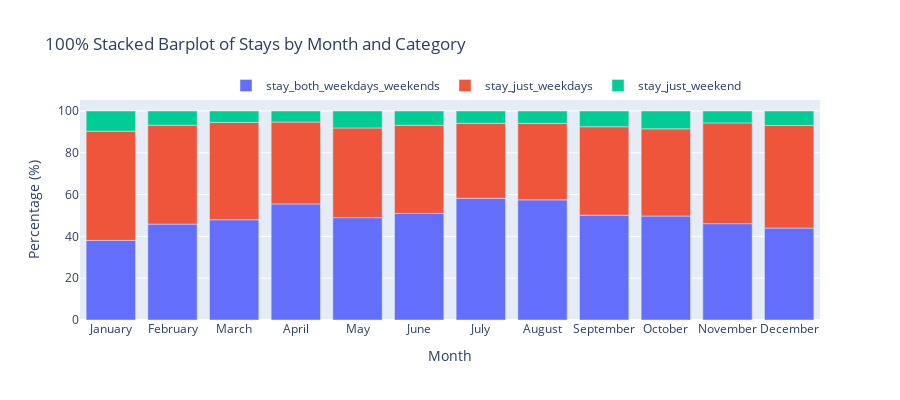

The notebook cell this image was saved under:
### Code cell
# Plot  a 100% stacked barplot
import plotly.graph_objects as go

# Calculate percentages for each category within each month
total_stays = sorted_data.sum(axis=1)
sorted_data_percent = sorted_data.divide(total_stays, axis=0) * 100

# Create a 100% stacked barplot
fig = go.Figure()

for col in sorted_data_percent.columns:
    fig.add_trace(go.Bar(
        x=sorted_data_percent.index,
        y=sorted_data_percent[col],
        name=col,
        hovertemplate='%{y:.2f}%',
    ))

# Customize the layout
fig.update_layout(
    title='100% Stacked Barplot of Stays by Month and Category',
    xaxis_title='Month',
    yaxis_title='Percentage (%)',
    barmode='relative',
    height=400,
    legend=dict(
        title='',
        orientation='h',  # Horizontal legend
        yanchor='bottom',
        y=1.00,  # Adjust the y position for label placement
        xanchor='right',
        x=0.9,
    ),
)

# Show the plot
fig.show()

### Figure 1 — Plotly figure (JSON) as saved in the notebook; plotly's stock layout.template omitted (floating-point values rounded to 4 significant figures)
{"data": [{"hovertemplate": "%{y:.2f}%", "name": "stay_both_weekdays_weekends", "type": "bar", "x": ["January", "February", "March", "April", "May", "June", "July", "August", "September", "October", "November", "December"], "y": [38.1, 45.9, 47.96, 55.54, 48.97, 51.0, 58.22, 57.48, 50.17, 49.76, 46.1, 43.98]}, {"hovertemplate": "%{y:.2f}%", "name": "stay_just_weekdays", "type": "bar", "x": ["January", "February", "March", "April", "May", "June", "July", "August", "September", "October", "November", "December"], "y": [52.24, 47.33, 46.58, 39.19, 42.92, 42.19, 35.89, 36.58, 42.31, 41.71, 48.21, 49.12]}, {"hovertemplate": "%{y:.2f}%", "name": "stay_just_weekend", "type": "bar", "x": ["January", "February", "March", "April", "May", "June", "July", "August", "September", "October", "November", "December"], "y": [9.661, 6.777, 5.464, 5.268, 8.109, 6.814, 5.886, 5.936, 7.528, 8.535, 5.684, 6.895]}], "layout": {"barmode": "relative", "height": 400, "legend": {"orientation": "h", "title": {"text": ""}, "x": 0.9, "xanchor": "right", "y": 1, "yanchor": "bottom"}, "title": {"text": "100% Stacked Barplot of Stays by Month and Category"}, "xaxis": {"title": {"text": "Month"}}, "yaxis": {"title": {"text": "Percentage (%)"}}}}
